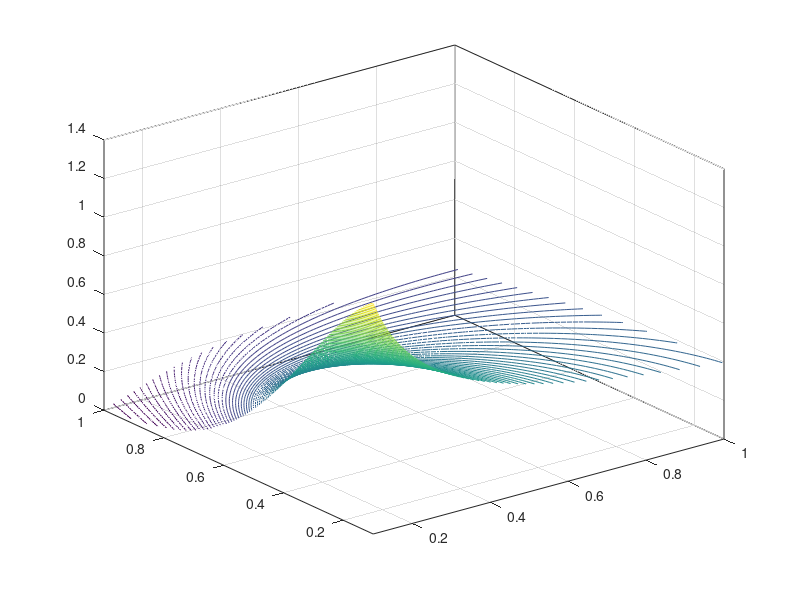

The MATLAB script that drew this image: (Note: this script raises an error after producing the figure.)
[X,Y] = meshgrid(0.1:0.01:1.0);
A = (2*3.1415926*X);
B= Y.^2;
C= B./X;
D= Y.^2./(X.*2);
D = exp(-D);
A = A.^(-0.5);
Z= A.*D;
%Z = (2*3.1415926*X).^(-0.5)*exp(-(Y.^2./(X.*2))) ;
contour3(X,Y,Z,100);
          fh= gcf;
   view([-37.5000 30]);
      ax = gca;
   ax.XAxis.FontSize = 12;
ax.YAxis.FontSize = 12;
ax.ZAxis.FontSize = 12;
   xlabel('$\| \mathbf a,\mathbf b\|$','Interpreter','latex',"FontSize",15) ;
ylabel('$r$ ','Interpreter','latex',"FontSize",15) ;
zlabel(' $p_m(\mathbf a \leftarrow \mathbf b)$','Interpreter','latex',"FontSize",15)